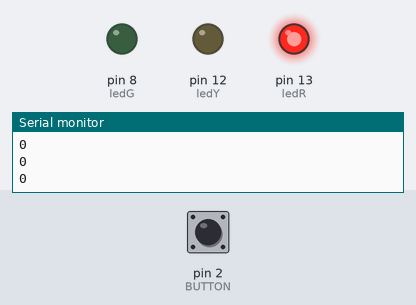
Simulated run of this sketch. Board: Arduino Uno, built with avr-gcc and run on an emulated ATmega328P. On the bench: output pins drawn as LEDs (lit = HIGH), the last lines printed to the serial monitor. Dashed ring = blinking. Inputs (shaded band) come from the test bench; at power-on: pin 2 (BUTTON) LOW.

Above: at 1.2 s.
1.3 s: pin 2 (BUTTON) pulled HIGH for 0.15 s
At 6.41 s:
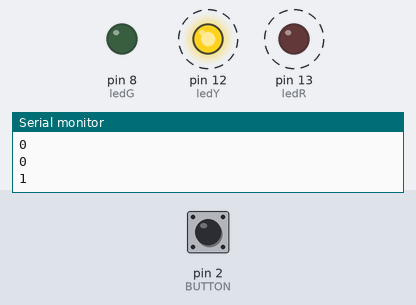
At 12.8 s:
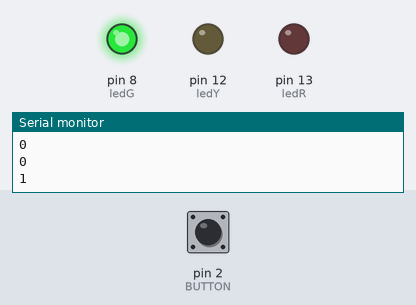
Timing chart, 0 to 13.4 s (numbered marks = the images above; inputs shaded):
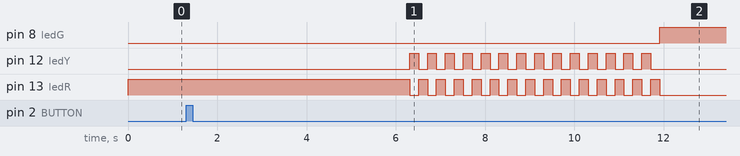

Measured:
- after the input at 1.3 s, pin 8 (ledG): LOW → HIGH after 10.6 s; pin 12 (ledY): alternates HIGH for 0.20 s and LOW for 0.20 s, 28 changes in all, then stays LOW, starting after 5.0 s; pin 13 (ledR): alternates HIGH for 0.20 s and LOW for 0.20 s, 29 changes in all, then stays LOW, starting after 5.0 s

The sketch:

TrafficLightsApp.ino
```cpp
/**
 * Traffic lights
 * Represents the traffic lights system we find in cities. It is a variation in
 * which the permission for a green light is asked through a button.
 */

// Button and traffic lights ports
const int BUTTON = 2;
const int ledR = 13;
const int ledY = 12;
const int ledG = 8;

// Time waited before starting to change from red to turn on alternatively red and yellow
const int waitForPass = 5000;

// Time we keep the green light on
const int timeGreen = 10000;

// Time we keep a light on when alternates with another one
const int alternTurnTime = 200;

// Number of times that two lights are alternatively turned on/off
const int Nblinks = 14;

// Indicates whether the button is pushed (1) or not (0)
int val = 0;


// the setup routine runs once when you press reset:
void setup()
{
  // initialize the digital pin as an output.
  pinMode(ledR, OUTPUT);
  pinMode(ledY, OUTPUT);
  pinMode(ledG, OUTPUT);
  pinMode(BUTTON, INPUT);
  Serial.begin(9600);
}


// the loop routine runs over and over again forever:
void loop()
{
  // Read the value of the button (to see if it is pushed or not)
  val = digitalRead(BUTTON);
  delay(10);

  // Print the value for debugging reasons
  Serial.println(val);

  // Turn the red light on
  digitalWrite(ledR, HIGH);

  // If the red button is pushed, make the transition to green.
  //  Then return to red again.
  if (val == HIGH)
  {
    // Keep the red light on for 'waitForPass' time
    //  Then turn this light off
    delay(waitForPass);
    digitalWrite(ledR, LOW);

    // Turn on alternatively both yellow and red lights
    turnLightsAlternatively(ledY, ledR);

    // Turn on the green light for a specified amount of time
    digitalWrite(ledG, HIGH);
    delay(timeGreen);
    digitalWrite(ledG, LOW);

    // Turn on alternatively both yellow and green lights
    //  When finished, note that red light will be turned on
    //  automatically when loop function restarts.
    turnLightsAlternatively(ledY, ledG);
  }
}


// Function to turn two lights alternatively
void turnLightsAlternatively(const int light1, const int light2)
{
  for (int i = 0; i < Nblinks; ++i)
  {
    digitalWrite(light1, HIGH);
    delay(alternTurnTime);
    digitalWrite(light1, LOW);

    digitalWrite(light2, HIGH);
    delay(alternTurnTime);
    digitalWrite(light2, LOW);
  }
}
```
